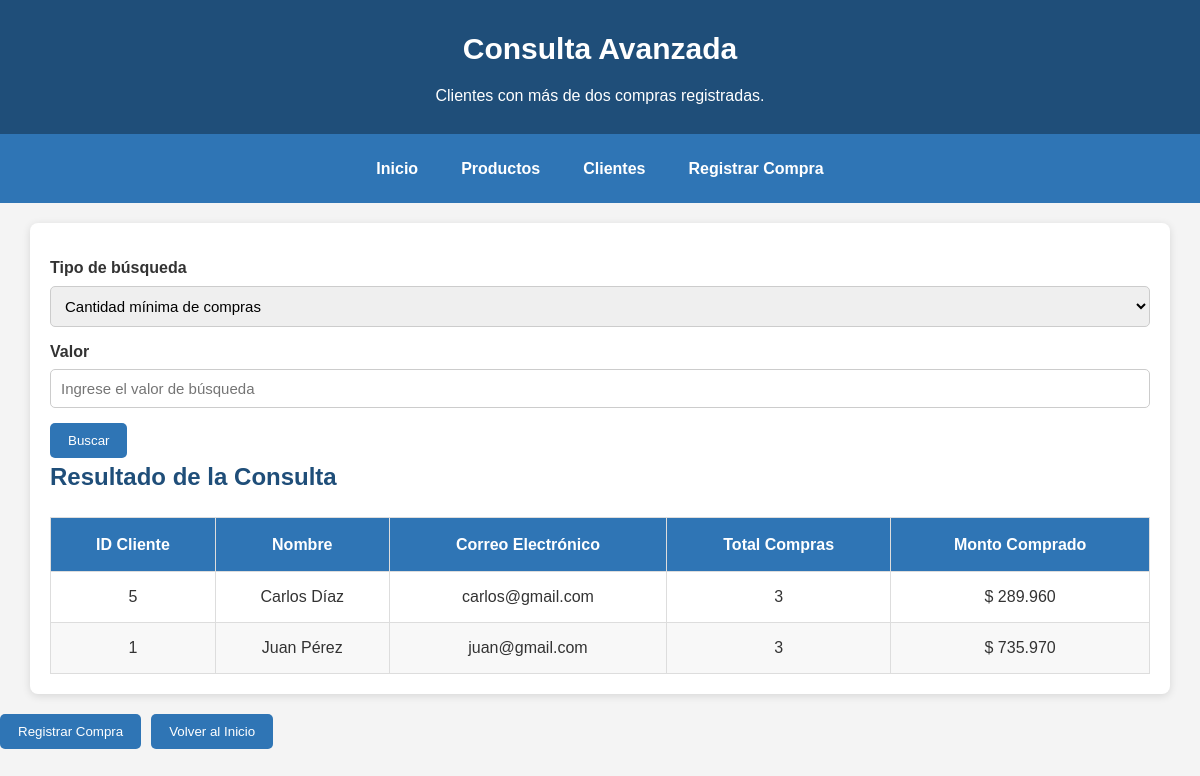
The app's page /consultaAvanzada.php with its own data.
### tables this page shows
CREATE TABLE CLIENTE(
    id_cliente INT AUTO_INCREMENT PRIMARY KEY,
    nombre VARCHAR(100) NOT NULL,
    email VARCHAR(120) NOT NULL,
    direccion VARCHAR(200) NOT NULL
);

### consultaAvanzada.php (the view, shortened to what this page needs)
<?php
require_once(__DIR__ . "/includes/configSesion.php");
$tipoBusqueda=
$_GET["tipoBusqueda"] ??
"cantidad";
$valorBusqueda=
trim($_GET["valorBusqueda"] ??
"2");
if($tipoBusqueda=="cantidad"){
$sql="
SELECT
c.id_cliente,
c.nombre,
c.email,
COUNT(co.id_compra) AS total_compras,
SUM(co.total) AS monto_total
FROM CLIENTE c
INNER JOIN COMPRA co
ON c.id_cliente=co.id_cliente
GROUP BY
c.id_cliente,
c.nombre,
c.email
HAVING COUNT(co.id_compra)>?
ORDER BY total_compras DESC";
$stmt=$conexion->prepare($sql);
$stmt->bind_param(
"i",
$valorBusqueda
);
}
$stmt->execute();
$resultado= $stmt->get_result();
?>
<!DOCTYPE html>
<html lang="es">
<head>
    <link rel="stylesheet" href="styles.css">
</head>
<body>
<header>
    <h1>Consulta Avanzada</h1>
    <p>Clientes con más de dos compras registradas.</p>
</header>
<nav class="menuPrincipal">
    <a href="index.php">Inicio</a>
    <a href="consultarProductos.php">Productos</a>
    <a href="consultarClientes.php">Clientes</a>
    <a href="registrarCompra.php">Registrar Compra</a>
</nav>
<section>
<form action="consultaAvanzada.php" method="GET">
<label for="tipoBusqueda">Tipo de búsqueda</label>
<select id="tipoBusqueda" name="tipoBusqueda">
<option value="cantidad">Cantidad mínima de compras</option>
</select>
<label for="valorBusqueda">Valor</label>
<input
type="text"
id="valorBusqueda"
name="valorBusqueda"
placeholder="Ingrese el valor de búsqueda">
<div class="botonesFormulario">
<button type="submit">
Buscar
</button>
</div>
</form>
<h2>Resultado de la Consulta</h2>
<?php if($resultado && $resultado->num_rows > 0){ ?>
<table class="tablaCarrito">
<thead>
<tr>
    <th>ID Cliente</th>
    <th>Nombre</th>
    <th>Correo Electrónico</th>
    <th>Total Compras</th>
    <th>Monto Comprado</th>
</tr>
</thead>
<tbody>
<?php while($fila = $resultado->fetch_assoc()){ ?>
<tr>
<td><?= $fila["id_cliente"] ?></td>
<td><?= htmlspecialchars($fila["nombre"]) ?></td>
<td><?= htmlspecialchars($fila["email"]) ?></td>
<td><?= $fila["total_compras"] ?></td>
<td>$ <?= number_format($fila["monto_total"],0,",",".") ?></td>
</tr>
<?php } ?>
</tbody>
</table>
<?php }else{ ?>
<p>No existen clientes con más de dos compras registradas.</p>
<?php } ?>
</section>
<div class="botonesFormulario">
<a href="registrarCompra.php">
    <button type="button">Registrar Compra</button>
</a>
<a href="index.php">
    <button type="button">Volver al Inicio</button>
</a>
</div>
</body>
</html>

### styles.css (style rules this page uses)
* { margin:0; padding:0; box-sizing:border-box; font-family:Arial,Helvetica,sans-serif; }
body { background:#f4f4f4; color:#333; line-height:1.6; }
header { background:#1f4e79; color:#fff; text-align:center; padding:25px; }
header h1 { margin-bottom:10px; font-size:30px; }
header p { font-size:16px; }
.menuPrincipal { display:flex; justify-content:center; align-items:center; gap:15px; flex-wrap:wrap; background:#2f75b5; padding:12px; }
.menuPrincipal a { color:#fff; text-decoration:none; font-weight:bold; padding:10px 14px; border-radius:5px; transition:.3s; }
section { width:95%; max-width:1200px; margin:20px auto; background:#fff; padding:20px; border-radius:8px; box-shadow:0 2px 8px rgba(0,0,0,.12); }
section h2 { margin-bottom:15px; color:#1f4e79; }
label { display:block; margin-top:12px; margin-bottom:5px; font-weight:bold; }
input, select, textarea { width:100%; padding:10px; border:1px solid #ccc; border-radius:5px; font-size:15px; }
button { background:#2f75b5; color:#fff; border:none; padding:10px 18px; border-radius:5px; cursor:pointer; transition:.3s; }
.botonesFormulario { display:flex; gap:10px; flex-wrap:wrap; margin-top:15px; }
.tablaCarrito { width:100%; border-collapse:collapse; margin-top:20px; background:#fff; }
.tablaCarrito thead { background:#2f75b5; color:#fff; }
.tablaCarrito th { padding:14px; border:1px solid #ddd; text-align:center; }
.tablaCarrito td { padding:12px; border:1px solid #ddd; text-align:center; vertical-align:middle; }
.tablaCarrito tbody tr:nth-child(even) { background:#f8f8f8; }
table { width:100%; }

### records on screen
cliente: id_cliente "5", nombre "Carlos Díaz", email "carlos@gmail.com", total_compras "3", monto_total "289.960"
cliente: id_cliente "1", nombre "Juan Pérez", email "juan@gmail.com", total_compras "3", monto_total "735.970"
